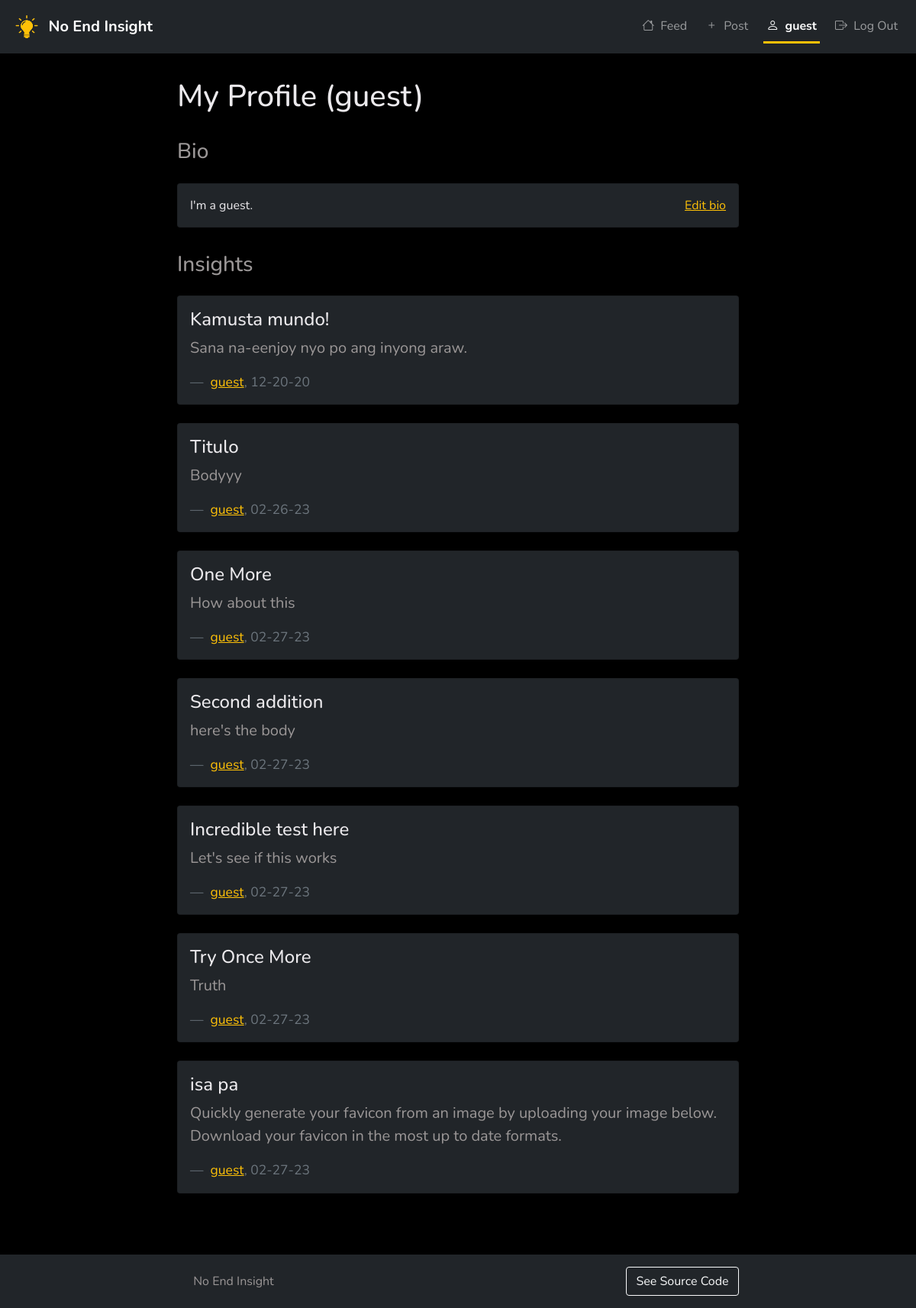
Page /profile (signed in) on the earlier database version.
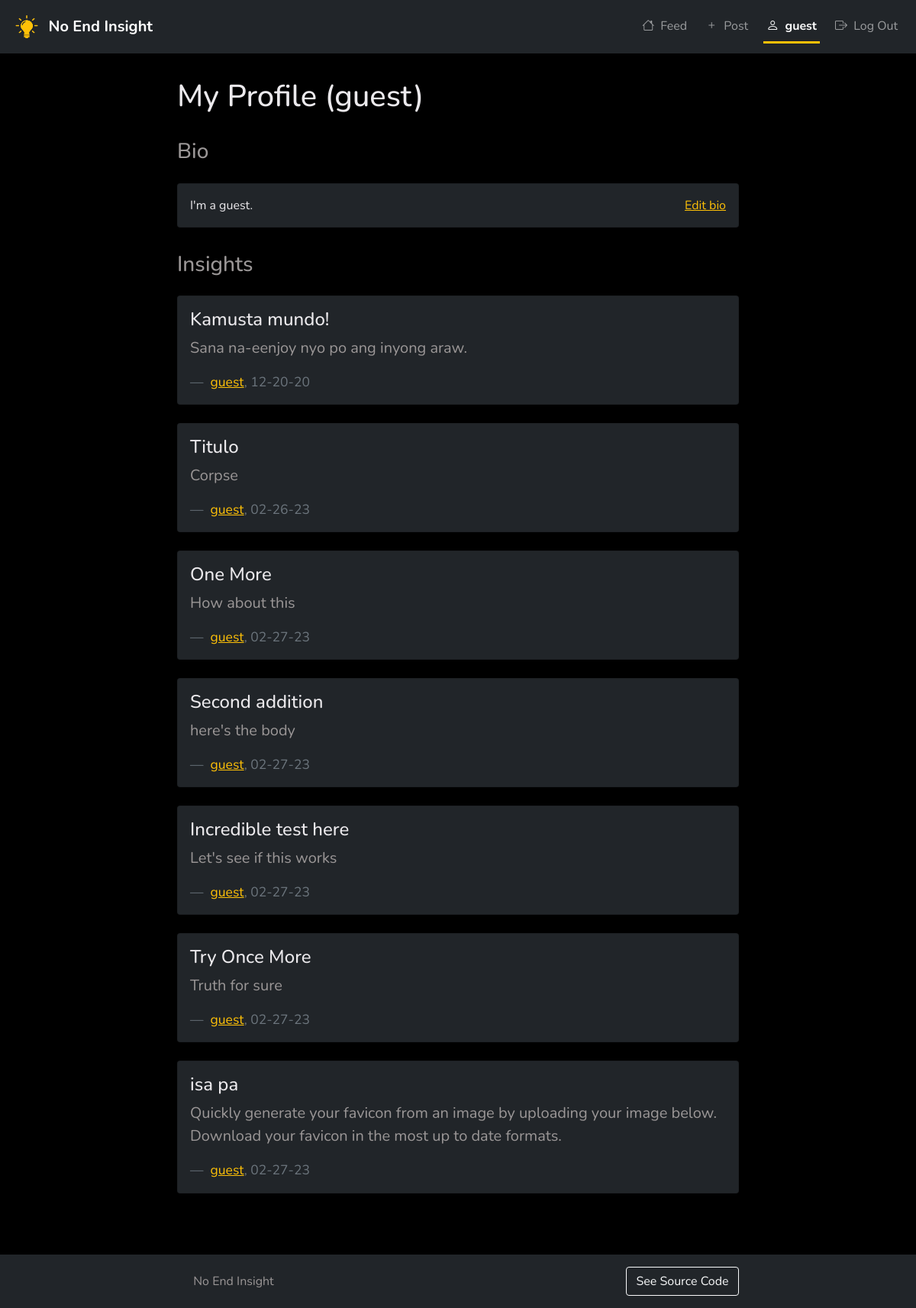
Same page on the later database version.
### app.py (models this page shows)
class Insight(db.Model):
    id = db.Column(db.Integer, primary_key=True, nullable=False)
    title = db.Column(db.String(50), nullable=False)
    body = db.Column(db.Text, nullable=False)
    date = db.Column(db.DateTime, nullable=False, default=datetime.utcnow)
    author_id = db.Column(db.Integer, db.ForeignKey("user.id"))

class User(db.Model):
    id = db.Column(db.Integer, primary_key=True, nullable=False)
    username = db.Column(db.String(50), unique=True, nullable=False)
    password = db.Column(db.String(50), nullable=False)
    bio = db.Column(db.String(300))
    insights = db.relationship("Insight", backref="author")

### app.py (the view)
@app.route("/profile")
@app.route("/profile/<string:username>")
def profile(username=None):
    auth_user = getAuthUserFromSession()
    if not auth_user:
        abort(401)
    view_user = auth_user
    if username:
        view_user = User.query.filter_by(username=username).first() # User whose profile you're attempting to view
        if not view_user:
            abort(404)
    own_profile = auth_user.id == view_user.id
    return render_template("profile.html", auth_user=auth_user, view_user=view_user, own_profile=own_profile)

### app.py (called while the page is built)
def getAuthUserFromSession():
    user_id = session.get('user_id')
    if not user_id:
        return None
    return User.query.get(user_id)

### templates/profile.html (shortened to what this page needs)
{% extends "layout.html" %} {% block nav_items %}
<a class="nav-link px-1 mx-2" href="{{ url_for('index') }}">
  <i class="bi bi-house me-1"></i>
  <span>Feed</span>
</a>
<a class="nav-link px-1 mx-2" href="{{ url_for('post') }}">
  <i class="bi bi-plus me-1"></i>
  <span>Post</span>
</a>
<a
  class="nav-link px-1 mx-2 {{ 'active' if own_profile else '' }}"
  href="{{ url_for('profile') }}"
>
  <i class="bi bi-person me-1"></i>
  <span>{{ auth_user.username }}</span>
</a>
<a class="nav-link px-1 mx-2" href="{{ url_for('api_logout') }}">
  <i class="bi bi-box-arrow-right me-1"></i>
  <span>Log Out</span>
</a>
{% endblock %} {% block content %}
<main class="content col-sm-12 col-md-8 mx-auto">
  {% if own_profile %}
  <h1>My Profile ({{ view_user.username }})</h1>
  {% else %}
  <h1>{{ view_user.username }}'s Profile</h1>
  {% endif %}
  <div class="py-4">
    <section>
      <h3 class="dark-text">Bio</h3>
      <div class="card bg-dark my-4">
        <form
          id="bio-form"
          action="{{ url_for('api_update_bio') }}"
          method="POST"
        >
          <div class="card-body d-flex">
            <div class="flex-grow-1">{{ view_user.bio }}</div>
            <a id="edit-bio-link" class="icon-link ms-auto" href="#"
              >Edit bio</a
            >
          </div>
        </form>
      </div>
    </section>
    <section class="pt-2">
      <h3 class="dark-text">Insights</h3>
      {% if view_user.insights %} {% for insight in view_user.insights %}
      <div class="card bg-dark my-4">
        <div class="card-body">
          <h4 class="card-title">{{ insight.title }}</h4>
          <blockquote class="blockquote mb-0">
            <p class="dark-text">{{ insight.body }}</p>
            <footer class="blockquote-footer pt-3">
              <a
                href="{{ url_for('profile',username=insight.author.username) }}"
                >{{ insight.author.username }}</a
              >, {{ insight.date.strftime("%m-%d-%y") }}
            </footer>
          </blockquote>
        </div>
      </div>
      {% endfor %} {% else %}
      <p class="text-muted my-4">
        No insights available.
        <a href="{{ url_for('post') }}">Post about one!</a>
      </p>
      {% endif %}
    </section>
  </div>
</main>
{% endblock %}

Differences in the rows shown:
changed Insight "Titulo": body "Bodyyy" → "Corpse"
changed Insight "Try Once More": body "Truth" → "Truth for sure"
